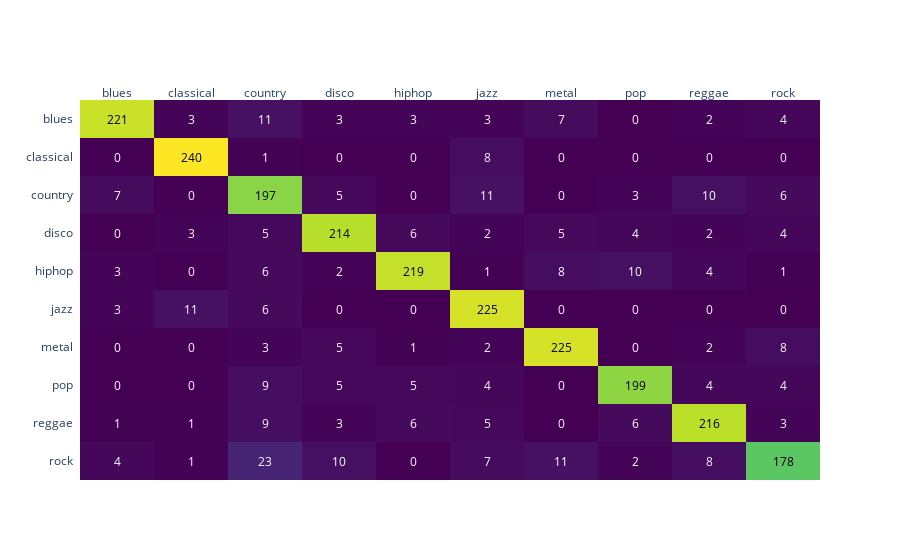

The notebook cell saved with this chart:
### Code cell
columns = list(MUSIC_GENRES.values())
fig = ff.create_annotated_heatmap(confusion_matrix(y_test_filtered, y_pred), x=columns, y=columns, colorscale='viridis')
fig['layout']['yaxis']['autorange'] = "reversed"
#fig.write_html('../data/plots/knn_confusion_matrix.html')
fig.show()

### Figure 1 — Plotly figure (JSON) as saved in the notebook; plotly's stock layout.template omitted (floating-point values rounded to 4 significant figures)
{"data": [{"colorscale": [[0, "#440154"], [0.1111, "#482878"], [0.2222, "#3e4989"], [0.3333, "#31688e"], [0.4444, "#26828e"], [0.5556, "#1f9e89"], [0.6667, "#35b779"], [0.7778, "#6ece58"], [0.8889, "#b5de2b"], [1, "#fde725"]], "reversescale": false, "showscale": false, "type": "heatmap", "x": ["blues", "classical", "country", "disco", "hiphop", "jazz", "metal", "pop", "reggae", "rock"], "y": ["blues", "classical", "country", "disco", "hiphop", "jazz", "metal", "pop", "reggae", "rock"], "z": [[221, 3, 11, 3, 3, 3, 7, 0, 2, 4], [0, 240, 1, 0, 0, 8, 0, 0, 0, 0], [7, 0, 197, 5, 0, 11, 0, 3, 10, 6], [0, 3, 5, 214, 6, 2, 5, 4, 2, 4], [3, 0, 6, 2, 219, 1, 8, 10, 4, 1], [3, 11, 6, 0, 0, 225, 0, 0, 0, 0], [0, 0, 3, 5, 1, 2, 225, 0, 2, 8], [0, 0, 9, 5, 5, 4, 0, 199, 4, 4], [1, 1, 9, 3, 6, 5, 0, 6, 216, 3], [4, 1, 23, 10, 0, 7, 11, 2, 8, 178]]}], "layout": {"annotations": [{"font": {"color": "#000000"}, "showarrow": false, "text": "221", "x": "blues", "xref": "x", "y": "blues", "yref": "y"}, {"font": {"color": "#FFFFFF"}, "showarrow": false, "text": "3", "x": "classical", "xref": "x", "y": "blues", "yref": "y"}, {"font": {"color": "#FFFFFF"}, "showarrow": false, "text": "11", "x": "country", "xref": "x", "y": "blues", "yref": "y"}, {"font": {"color": "#FFFFFF"}, "showarrow": false, "text": "3", "x": "disco", "xref": "x", "y": "blues", "yref": "y"}, {"font": {"color": "#FFFFFF"}, "showarrow": false, "text": "3", "x": "hiphop", "xref": "x", "y": "blues", "yref": "y"}, {"font": {"color": "#FFFFFF"}, "showarrow": false, "text": "3", "x": "jazz", "xref": "x", "y": "blues", "yref": "y"}, {"font": {"color": "#FFFFFF"}, "showarrow": false, "text": "7", "x": "metal", "xref": "x", "y": "blues", "yref": "y"}, {"font": {"color": "#FFFFFF"}, "showarrow": false, "text": "0", "x": "pop", "xref": "x", "y": "blues", "yref": "y"}, {"font": {"color": "#FFFFFF"}, "showarrow": false, "text": "2", "x": "reggae", "xref": "x", "y": "blues", "yref": "y"}, {"font": {"color": "#FFFFFF"}, "showarrow": false, "text": "4", "x": "rock", "xref": "x", "y": "blues", "yref": "y"}, {"font": {"color": "#FFFFFF"}, "showarrow": false, "text": "0", "x": "blues", "xref": "x", "y": "classical", "yref": "y"}, {"font": {"color": "#000000"}, "showarrow": false, "text": "240", "x": "classical", "xref": "x", "y": "classical", "yref": "y"}, {"font": {"color": "#FFFFFF"}, "showarrow": false, "text": "1", "x": "country", "xref": "x", "y": "classical", "yref": "y"}, {"font": {"color": "#FFFFFF"}, "showarrow": false, "text": "0", "x": "disco", "xref": "x", "y": "classical", "yref": "y"}, {"font": {"color": "#FFFFFF"}, "showarrow": false, "text": "0", "x": "hiphop", "xref": "x", "y": "classical", "yref": "y"}, {"font": {"color": "#FFFFFF"}, "showarrow": false, "text": "8", "x": "jazz", "xref": "x", "y": "classical", "yref": "y"}, {"font": {"color": "#FFFFFF"}, "showarrow": false, "text": "0", "x": "metal", "xref": "x", "y": "classical", "yref": "y"}, {"font": {"color": "#FFFFFF"}, "showarrow": false, "text": "0", "x": "pop", "xref": "x", "y": "classical", "yref": "y"}, {"font": {"color": "#FFFFFF"}, "showarrow": false, "text": "0", "x": "reggae", "xref": "x", "y": "classical", "yref": "y"}, {"font": {"color": "#FFFFFF"}, "showarrow": false, "text": "0", "x": "rock", "xref": "x", "y": "classical", "yref": "y"}, {"font": {"color": "#FFFFFF"}, "showarrow": false, "text": "7", "x": "blues", "xref": "x", "y": "country", "yref": "y"}, {"font": {"color": "#FFFFFF"}, "showarrow": false, "text": "0", "x": "classical", "xref": "x", "y": "country", "yref": "y"}, {"font": {"color": "#000000"}, "showarrow": false, "text": "197", "x": "country", "xref": "x", "y": "country", "yref": "y"}, {"font": {"color": "#FFFFFF"}, "showarrow": false, "text": "5", "x": "disco", "xref": "x", "y": "country", "yref": "y"}, {"font": {"color": "#FFFFFF"}, "showarrow": false, "text": "0", "x": "hiphop", "xref": "x", "y": "country", "yref": "y"}, {"font": {"color": "#FFFFFF"}, "showarrow": false, "text": "11", "x": "jazz", "xref": "x", "y": "country", "yref": "y"}, {"font": {"color": "#FFFFFF"}, "showarrow": false, "text": "0", "x": "metal", "xref": "x", "y": "country", "yref": "y"}, {"font": {"color": "#FFFFFF"}, "showarrow": false, "text": "3", "x": "pop", "xref": "x", "y": "country", "yref": "y"}, {"font": {"color": "#FFFFFF"}, "showarrow": false, "text": "10", "x": "reggae", "xref": "x", "y": "country", "yref": "y"}, {"font": {"color": "#FFFFFF"}, "showarrow": false, "text": "6", "x": "rock", "xref": "x", "y": "country", "yref": "y"}, {"font": {"color": "#FFFFFF"}, "showarrow": false, "text": "0", "x": "blues", "xref": "x", "y": "disco", "yref": "y"}, {"font": {"color": "#FFFFFF"}, "showarrow": false, "text": "3", "x": "classical", "xref": "x", "y": "disco", "yref": "y"}, {"font": {"color": "#FFFFFF"}, "showarrow": false, "text": "5", "x": "country", "xref": "x", "y": "disco", "yref": "y"}, {"font": {"color": "#000000"}, "showarrow": false, "text": "214", "x": "disco", "xref": "x", "y": "disco", "yref": "y"}, {"font": {"color": "#FFFFFF"}, "showarrow": false, "text": "6", "x": "hiphop", "xref": "x", "y": "disco", "yref": "y"}, {"font": {"color": "#FFFFFF"}, "showarrow": false, "text": "2", "x": "jazz", "xref": "x", "y": "disco", "yref": "y"}, {"font": {"color": "#FFFFFF"}, "showarrow": false, "text": "5", "x": "metal", "xref": "x", "y": "disco", "yref": "y"}, {"font": {"color": "#FFFFFF"}, "showarrow": false, "text": "4", "x": "pop", "xref": "x", "y": "disco", "yref": "y"}, {"font": {"color": "#FFFFFF"}, "showarrow": false, "text": "2", "x": "reggae", "xref": "x", "y": "disco", "yref": "y"}, {"font": {"color": "#FFFFFF"}, "showarrow": false, "text": "4", "x": "rock", "xref": "x", "y": "disco", "yref": "y"}, {"font": {"color": "#FFFFFF"}, "showarrow": false, "text": "3", "x": "blues", "xref": "x", "y": "hiphop", "yref": "y"}, {"font": {"color": "#FFFFFF"}, "showarrow": false, "text": "0", "x": "classical", "xref": "x", "y": "hiphop", "yref": "y"}, {"font": {"color": "#FFFFFF"}, "showarrow": false, "text": "6", "x": "country", "xref": "x", "y": "hiphop", "yref": "y"}, {"font": {"color": "#FFFFFF"}, "showarrow": false, "text": "2", "x": "disco", "xref": "x", "y": "hiphop", "yref": "y"}, {"font": {"color": "#000000"}, "showarrow": false, "text": "219", "x": "hiphop", "xref": "x", "y": "hiphop", "yref": "y"}, {"font": {"color": "#FFFFFF"}, "showarrow": false, "text": "1", "x": "jazz", "xref": "x", "y": "hiphop", "yref": "y"}, {"font": {"color": "#FFFFFF"}, "showarrow": false, "text": "8", "x": "metal", "xref": "x", "y": "hiphop", "yref": "y"}, {"font": {"color": "#FFFFFF"}, "showarrow": false, "text": "10", "x": "pop", "xref": "x", "y": "hiphop", "yref": "y"}, {"font": {"color": "#FFFFFF"}, "showarrow": false, "text": "4", "x": "reggae", "xref": "x", "y": "hiphop", "yref": "y"}, {"font": {"color": "#FFFFFF"}, "showarrow": false, "text": "1", "x": "rock", "xref": "x", "y": "hiphop", "yref": "y"}, {"font": {"color": "#FFFFFF"}, "showarrow": false, "text": "3", "x": "blues", "xref": "x", "y": "jazz", "yref": "y"}, {"font": {"color": "#FFFFFF"}, "showarrow": false, "text": "11", "x": "classical", "xref": "x", "y": "jazz", "yref": "y"}, {"font": {"color": "#FFFFFF"}, "showarrow": false, "text": "6", "x": "country", "xref": "x", "y": "jazz", "yref": "y"}, {"font": {"color": "#FFFFFF"}, "showarrow": false, "text": "0", "x": "disco", "xref": "x", "y": "jazz", "yref": "y"}, {"font": {"color": "#FFFFFF"}, "showarrow": false, "text": "0", "x": "hiphop", "xref": "x", "y": "jazz", "yref": "y"}, {"font": {"color": "#000000"}, "showarrow": false, "text": "225", "x": "jazz", "xref": "x", "y": "jazz", "yref": "y"}, {"font": {"color": "#FFFFFF"}, "showarrow": false, "text": "0", "x": "metal", "xref": "x", "y": "jazz", "yref": "y"}, {"font": {"color": "#FFFFFF"}, "showarrow": false, "text": "0", "x": "pop", "xref": "x", "y": "jazz", "yref": "y"}, {"font": {"color": "#FFFFFF"}, "showarrow": false, "text": "0", "x": "reggae", "xref": "x", "y": "jazz", "yref": "y"}, {"font": {"color": "#FFFFFF"}, "showarrow": false, "text": "0", "x": "rock", "xref": "x", "y": "jazz", "yref": "y"}, {"font": {"color": "#FFFFFF"}, "showarrow": false, "text": "0", "x": "blues", "xref": "x", "y": "metal", "yref": "y"}, {"font": {"color": "#FFFFFF"}, "showarrow": false, "text": "0", "x": "classical", "xref": "x", "y": "metal", "yref": "y"}, {"font": {"color": "#FFFFFF"}, "showarrow": false, "text": "3", "x": "country", "xref": "x", "y": "metal", "yref": "y"}, {"font": {"color": "#FFFFFF"}, "showarrow": false, "text": "5", "x": "disco", "xref": "x", "y": "metal", "yref": "y"}, {"font": {"color": "#FFFFFF"}, "showarrow": false, "text": "1", "x": "hiphop", "xref": "x", "y": "metal", "yref": "y"}, {"font": {"color": "#FFFFFF"}, "showarrow": false, "text": "2", "x": "jazz", "xref": "x", "y": "metal", "yref": "y"}, {"font": {"color": "#000000"}, "showarrow": false, "text": "225", "x": "metal", "xref": "x", "y": "metal", "yref": "y"}, {"font": {"color": "#FFFFFF"}, "showarrow": false, "text": "0", "x": "pop", "xref": "x", "y": "metal", "yref": "y"}, {"font": {"color": "#FFFFFF"}, "showarrow": false, "text": "2", "x": "reggae", "xref": "x", "y": "metal", "yref": "y"}, {"font": {"color": "#FFFFFF"}, "showarrow": false, "text": "8", "x": "rock", "xref": "x", "y": "metal", "yref": "y"}, {"font": {"color": "#FFFFFF"}, "showarrow": false, "text": "0", "x": "blues", "xref": "x", "y": "pop", "yref": "y"}, {"font": {"color": "#FFFFFF"}, "showarrow": false, "text": "0", "x": "classical", "xref": "x", "y": "pop", "yref": "y"}, {"font": {"color": "#FFFFFF"}, "showarrow": false, "text": "9", "x": "country", "xref": "x", "y": "pop", "yref": "y"}, {"font": {"color": "#FFFFFF"}, "showarrow": false, "text": "5", "x": "disco", "xref": "x", "y": "pop", "yref": "y"}, {"font": {"color": "#FFFFFF"}, "showarrow": false, "text": "5", "x": "hiphop", "xref": "x", "y": "pop", "yref": "y"}, {"font": {"color": "#FFFFFF"}, "showarrow": false, "text": "4", "x": "jazz", "xref": "x", "y": "pop", "yref": "y"}, {"font": {"color": "#FFFFFF"}, "showarrow": false, "text": "0", "x": "metal", "xref": "x", "y": "pop", "yref": "y"}, {"font": {"color": "#000000"}, "showarrow": false, "text": "199", "x": "pop", "xref": "x", "y": "pop", "yref": "y"}, {"font": {"color": "#FFFFFF"}, "showarrow": false, "text": "4", "x": "reggae", "xref": "x", "y": "pop", "yref": "y"}, {"font": {"color": "#FFFFFF"}, "showarrow": false, "text": "4", "x": "rock", "xref": "x", "y": "pop", "yref": "y"}, {"font": {"color": "#FFFFFF"}, "showarrow": false, "text": "1", "x": "blues", "xref": "x", "y": "reggae", "yref": "y"}, {"font": {"color": "#FFFFFF"}, "showarrow": false, "text": "1", "x": "classical", "xref": "x", "y": "reggae", "yref": "y"}, {"font": {"color": "#FFFFFF"}, "showarrow": false, "text": "9", "x": "country", "xref": "x", "y": "reggae", "yref": "y"}, {"font": {"color": "#FFFFFF"}, "showarrow": false, "text": "3", "x": "disco", "xref": "x", "y": "reggae", "yref": "y"}, {"font": {"color": "#FFFFFF"}, "showarrow": false, "text": "6", "x": "hiphop", "xref": "x", "y": "reggae", "yref": "y"}, {"font": {"color": "#FFFFFF"}, "showarrow": false, "text": "5", "x": "jazz", "xref": "x", "y": "reggae", "yref": "y"}, {"font": {"color": "#FFFFFF"}, "showarrow": false, "text": "0", "x": "metal", "xref": "x", "y": "reggae", "yref": "y"}, {"font": {"color": "#FFFFFF"}, "showarrow": false, "text": "6", "x": "pop", "xref": "x", "y": "reggae", "yref": "y"}, {"font": {"color": "#000000"}, "showarrow": false, "text": "216", "x": "reggae", "xref": "x", "y": "reggae", "yref": "y"}, {"font": {"color": "#FFFFFF"}, "showarrow": false, "text": "3", "x": "rock", "xref": "x", "y": "reggae", "yref": "y"}, {"font": {"color": "#FFFFFF"}, "showarrow": false, "text": "4", "x": "blues", "xref": "x", "y": "rock", "yref": "y"}, {"font": {"color": "#FFFFFF"}, "showarrow": false, "text": "1", "x": "classical", "xref": "x", "y": "rock", "yref": "y"}, {"font": {"color": "#FFFFFF"}, "showarrow": false, "text": "23", "x": "country", "xref": "x", "y": "rock", "yref": "y"}, {"font": {"color": "#FFFFFF"}, "showarrow": false, "text": "10", "x": "disco", "xref": "x", "y": "rock", "yref": "y"}, {"font": {"color": "#FFFFFF"}, "showarrow": false, "text": "0", "x": "hiphop", "xref": "x", "y": "rock", "yref": "y"}, {"font": {"color": "#FFFFFF"}, "showarrow": false, "text": "7", "x": "jazz", "xref": "x", "y": "rock", "yref": "y"}, {"font": {"color": "#FFFFFF"}, "showarrow": false, "text": "11", "x": "metal", "xref": "x", "y": "rock", "yref": "y"}, {"font": {"color": "#FFFFFF"}, "showarrow": false, "text": "2", "x": "pop", "xref": "x", "y": "rock", "yref": "y"}, {"font": {"color": "#FFFFFF"}, "showarrow": false, "text": "8", "x": "reggae", "xref": "x", "y": "rock", "yref": "y"}, {"font": {"color": "#000000"}, "showarrow": false, "text": "178", "x": "rock", "xref": "x", "y": "rock", "yref": "y"}], "xaxis": {"dtick": 1, "gridcolor": "rgb(0, 0, 0)", "side": "top", "ticks": ""}, "yaxis": {"autorange": "reversed", "dtick": 1, "ticks": "", "ticksuffix": "  "}}}
